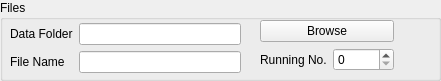
   <widget class="QGroupBox" name="groupBox_3">
    <property name="geometry">
     <rect>
      <x>40</x>
      <y>10</y>
      <width>441</width>
      <height>81</height>
     </rect>
    </property>
    <property name="title">
     <string>Files</string>
    </property>
    <widget class="QWidget" name="formLayoutWidget_2">
     <property name="geometry">
      <rect>
       <x>10</x>
       <y>23</y>
       <width>231</width>
       <height>52</height>
      </rect>
     </property>
     <layout class="QFormLayout" name="formLayout_2">
      <item row="0" column="0">
       <widget class="QLabel" name="dataFolderLabel">
        <property name="text">
         <string>Data Folder</string>
        </property>
       </widget>
      </item>
      <item row="0" column="1">
       <widget class="QLineEdit" name="dataFolderLineEdit"/>
      </item>
      <item row="1" column="0">
       <widget class="QLabel" name="fileNameLabel">
        <property name="text">
         <string>File Name</string>
        </property>
       </widget>
      </item>
      <item row="1" column="1">
       <widget class="QLineEdit" name="fileNameLineEdit"/>
      </item>
     </layout>
    </widget>
    <widget class="QWidget" name="layoutWidget">
     <property name="geometry">
      <rect>
       <x>260</x>
       <y>20</y>
       <width>134</width>
       <height>56</height>
      </rect>
     </property>
     <layout class="QVBoxLayout" name="verticalLayout">
      <item>
       <widget class="QPushButton" name="pushBrowseFolder">
        <property name="text">
         <string>Browse</string>
        </property>
       </widget>
      </item>
      <item>
       <layout class="QFormLayout" name="formLayout_3">
        <item row="0" column="0">
         <widget class="QLabel" name="runningNoLabel">
          <property name="text">
           <string>Running No.</string>
          </property>
         </widget>
        </item>
        <item row="0" column="1">
         <widget class="QSpinBox" name="runningNoSpinBox">
          <property name="maximum">
           <number>100000</number>
          </property>
         </widget>
        </item>
       </layout>
      </item>
     </layout>
    </widget>
   </widget>
